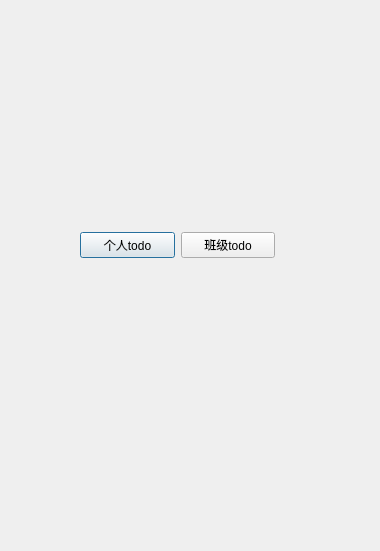
<?xml version="1.0" encoding="UTF-8"?>
<ui version="4.0">
 <class>Choice</class>
 <widget class="QDialog" name="Choice">
  <property name="geometry">
   <rect>
    <x>0</x>
    <y>0</y>
    <width>380</width>
    <height>551</height>
   </rect>
  </property>
  <property name="windowTitle">
   <string>Dialog</string>
  </property>
  <widget class="QWidget" name="">
   <property name="geometry">
    <rect>
     <x>80</x>
     <y>230</y>
     <width>195</width>
     <height>30</height>
    </rect>
   </property>
   <layout class="QHBoxLayout" name="horizontalLayout">
    <item>
     <widget class="QPushButton" name="pushButton">
      <property name="text">
       <string>个人todo</string>
      </property>
     </widget>
    </item>
    <item>
     <widget class="QPushButton" name="pushButton_2">
      <property name="text">
       <string>班级todo</string>
      </property>
     </widget>
    </item>
   </layout>
  </widget>
 </widget>
 <resources/>
 <connections/>
</ui>
